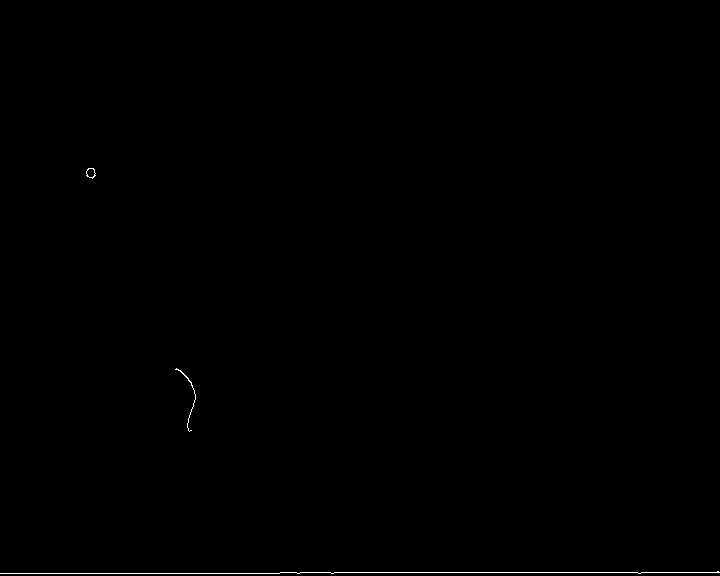
#> input picture codes . datasets/alimple/edgeG.png, 720 x 576 px
$ python SegmentationFeatureExtraction.py
#> lines starting #> are read from the running program, lines starting #| are printed output that depends on the picture; after the words box and inside, x2 and y2 are one past the last pixel; in counts of white or black regions, pixels touching at a corner belong together
import cv2
import numpy as np
from matplotlib import pyplot as plt

# read enhanced image from output of enhancement code
img = cv2.imread('edgeG.png',0)
#> img: shape (576, 720); 0.2% white in thin lines or dots, all inside (x1, y1, x2, y2) = (0, 168, 720, 574)

#morphological operations
kernel = np.ones((5,5),np.uint8)
dilation = cv2.dilate(img,kernel,iterations = 1)
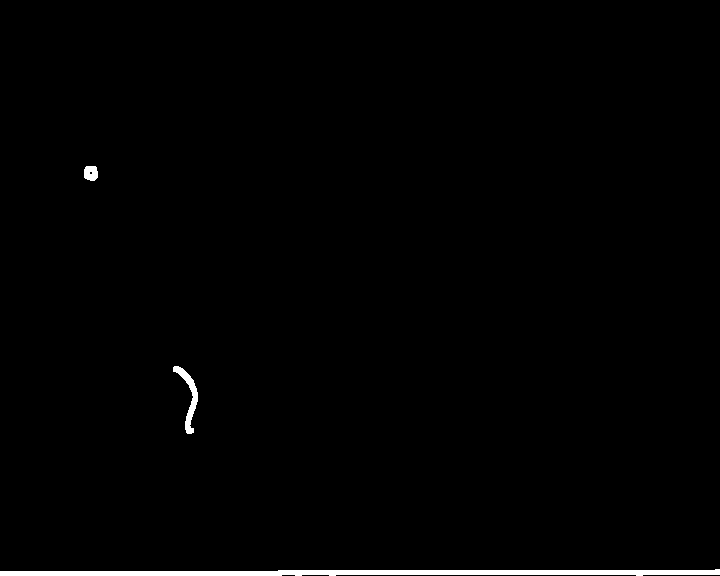
#> dilation: shape (576, 720); 1% white; 3 white regions, box (x1, y1, x2, y2) and area: (0, 569, 720, 576) 3630, (173, 366, 198, 434) 488, (84, 166, 98, 181) 180
closing = cv2.morphologyEx(img, cv2.MORPH_CLOSE, kernel)
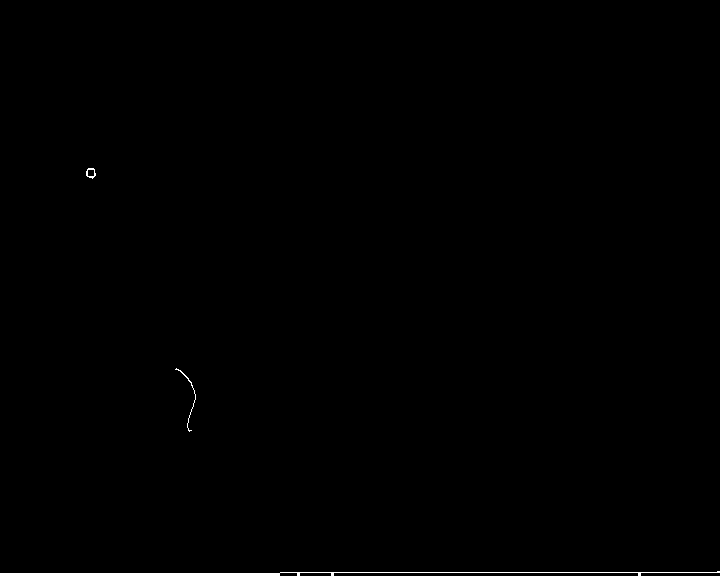
#> closing: shape (576, 720); 0.35% white; 3 white regions, box (x1, y1, x2, y2) and area: (0, 571, 720, 576) 1310, (175, 368, 196, 432) 84, (86, 168, 96, 179) 48

#Adaptive thresholding on mean and gaussian filter
th2 = cv2.adaptiveThreshold(img,255,cv2.ADAPTIVE_THRESH_MEAN_C,\
            cv2.THRESH_BINARY,11,2)
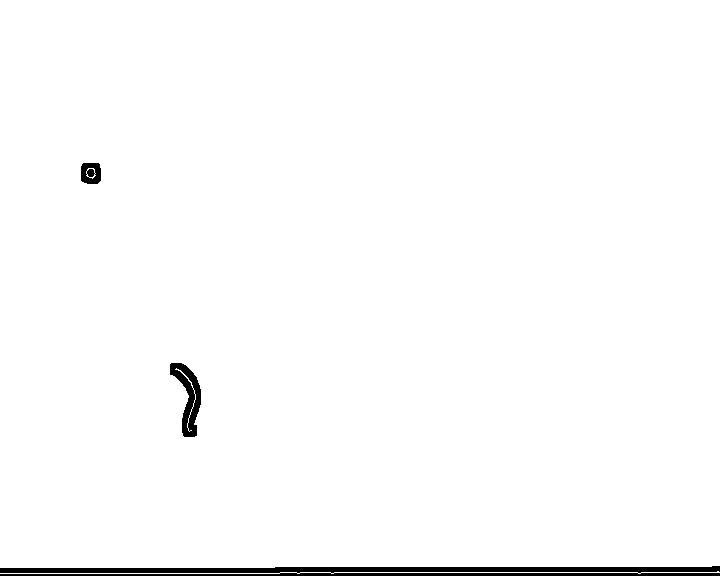
#> th2: shape (576, 720); 98.3% white; 3 black regions, box (x1, y1, x2, y2) and area: (0, 566, 720, 576) 5491, (170, 363, 201, 437) 1062, (81, 163, 101, 184) 360
th3 = cv2.adaptiveThreshold(img,255,cv2.ADAPTIVE_THRESH_GAUSSIAN_C,\
            cv2.THRESH_BINARY,11,2)
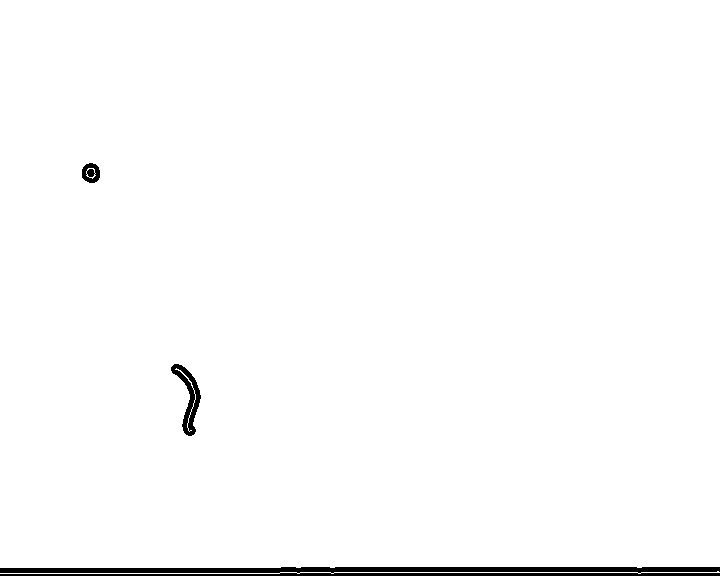
#> th3: shape (576, 720); 98.4% white; 3 black regions, box (x1, y1, x2, y2) and area: (0, 567, 720, 576) 5462, (171, 364, 201, 436) 768, (82, 163, 100, 183) 259
#Otsu's thresholding
ret4,th4 = cv2.threshold(img,0,255,cv2.THRESH_BINARY+cv2.THRESH_OTSU)
#> ret4 = 0

# Initialize the list
Pipe_count, x_count, y_count = [], [], []


#read original image, to display the circle and center detection
display = cv2.imread("claheNorm_blurM.png")

image = th3

#hough transform with modified circular parameters
circles = cv2.HoughCircles(image, cv2.HOUGH_GRADIENT, 1.2,20,param1=50,param2=28,minRadius=1,maxRadius=20)
#> circles = None

#circle detection and labeling using hough transformation
if circles is not None:
        # convert the (x, y) coordinates and radius of the circles to integers
        circles = np.round(circles[0, :]).astype("int")

        # loop over the (x, y) coordinates and radius of the circles
        for (x, y, r) in circles:

                cv2.circle(display, (x, y), r, (0, 255, 0), 2)
                cv2.rectangle(display, (x - 2, y - 2), (x + 2, y + 2), (0, 128, 255),-1)
                Pipe_count.append(r)
                x_count.append(x)
                y_count.append(y)
        # # show the output image
        # cv2.imshow("gray", display)
        cv2.waitKey(0)

# show the output image
print(display)
#| None

#display the count of white blood cells
print(len(Pipe_count))
print(Pipe_count)  # Total number of radius
print(x_count)     # X co-ordinate of circle
print(y_count)     # Y co-ordinate of circle
